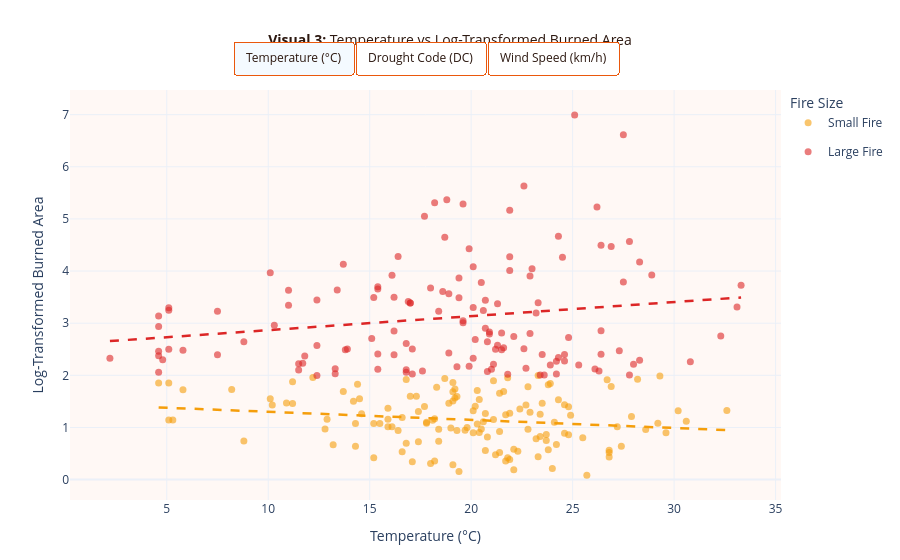

Notebook source saved alongside this figure:
### Code cell
fire_label = df['large_fire'].map({0: 'Small Fire', 1: 'Large Fire'})

PREDICTORS = [
    ('temp', 'Temperature (°C)',  'Temperature vs Log-Transformed Burned Area'),
    ('DC',   'Drought Code (DC)', 'Drought Code vs Log-Transformed Burned Area'),
    ('wind', 'Wind Speed (km/h)', 'Wind Speed vs Log-Transformed Burned Area'),
]

def ols_line(x, y):
    mask = np.isfinite(x) & np.isfinite(y)
    if mask.sum() < 2:
        return np.array([x.min(), x.max()]), np.array([y.mean(), y.mean()])
    m, b = np.polyfit(x[mask], y[mask], 1)
    xr   = np.array([x[mask].min(), x[mask].max()])
    return xr, m * xr + b

fig3       = go.Figure()
TRACES_PER = 4

for p_idx, (col, xlabel, title) in enumerate(PREDICTORS):
    visible = (p_idx == 0)
    for label, colour in [('Small Fire', C_LOW), ('Large Fire', C_HIGH)]:
        sub = df[fire_label == label]
        fig3.add_trace(go.Scatter(
            x=sub[col], y=sub['log_area'], mode='markers',
            name=label, marker=dict(color=colour, opacity=0.60, size=7),
            legendgroup=label, showlegend=(p_idx == 0), visible=visible,
            hovertemplate=f'<b>{label}</b><br>{xlabel}: %{{x:.1f}}<br>Log Area: %{{y:.3f}}<extra></extra>'
        ))
        xr, yr = ols_line(sub[col].values.astype(float), sub['log_area'].values.astype(float))
        fig3.add_trace(go.Scatter(
            x=xr, y=yr, mode='lines', name=f'{label} trend',
            line=dict(color=colour, width=2.5, dash='dash'),
            legendgroup=label, showlegend=False, visible=visible, hoverinfo='skip'
        ))

total_traces = len(PREDICTORS) * TRACES_PER
buttons = []
for p_idx, (col, xlabel, title) in enumerate(PREDICTORS):
    vis = [False] * total_traces
    for t in range(TRACES_PER):
        vis[p_idx * TRACES_PER + t] = True
    buttons.append(dict(
        label=xlabel,
        method='update',
        args=[
            {'visible': vis},
            {
                'title': {'text': f'<b>Visual 3:</b> {title}', 'font': {'size': 14, 'color': C_TITLE}},
                'xaxis': {'title': {'text': xlabel}},
                'annotations': []
            }
        ]
    ))

fig3.update_layout(
    title=dict(
        text=f'<b>Visual 3:</b> {PREDICTORS[0][2]}',
        font=dict(size=14, color=C_TITLE),
        x=0.5, xanchor='center'
    ),
    xaxis=dict(title=PREDICTORS[0][1]),
    yaxis=dict(title='Log-Transformed Burned Area'),
    template='plotly_white',
    paper_bgcolor='white',
    plot_bgcolor='#FFF8F5',
    height=500,
    margin=dict(t=90, b=60, l=70, r=40),
    updatemenus=[dict(
        type='buttons', direction='right',
        x=0.5, y=1.12,
        xanchor='center', yanchor='top',
        buttons=buttons,
        bgcolor='white', bordercolor='#EA580C',
        font=dict(size=12, color='#2C1810')
    )],
    legend=dict(title='Fire Size', x=1.01, y=1, xanchor='left')
)
fig3.show()

### Figure 1 — Plotly figure (JSON) as saved in the notebook; plotly's stock layout.template omitted (floating-point values rounded to 4 significant figures; data arrays with more than 128 entries replaced by an {"elided": "..."} marker saying what was removed)
{"data": [{"hovertemplate": "<b>Small Fire</b><br>Temperature (°C): %{x:.1f}<br>Log Area: %{y:.3f}<extra></extra>", "legendgroup": "Small Fire", "marker": {"color": "#F59E0B", "opacity": 0.6, "size": 7}, "mode": "markers", "name": "Small Fire", "showlegend": true, "type": "scatter", "visible": true, "x": {"elided": "135 float values"}, "y": {"elided": "135 float values"}}, {"hoverinfo": "skip", "legendgroup": "Small Fire", "line": {"color": "#F59E0B", "dash": "dash", "width": 2.5}, "mode": "lines", "name": "Small Fire trend", "showlegend": false, "type": "scatter", "visible": true, "x": [4.6, 32.6], "y": [1.385, 0.9502]}, {"hovertemplate": "<b>Large Fire</b><br>Temperature (°C): %{x:.1f}<br>Log Area: %{y:.3f}<extra></extra>", "legendgroup": "Large Fire", "marker": {"color": "#DC2626", "opacity": 0.6, "size": 7}, "mode": "markers", "name": "Large Fire", "showlegend": true, "type": "scatter", "visible": true, "x": {"elided": "135 float values"}, "y": {"elided": "135 float values"}}, {"hoverinfo": "skip", "legendgroup": "Large Fire", "line": {"color": "#DC2626", "dash": "dash", "width": 2.5}, "mode": "lines", "name": "Large Fire trend", "showlegend": false, "type": "scatter", "visible": true, "x": [2.2, 33.3], "y": [2.656, 3.494]}, {"hovertemplate": "<b>Small Fire</b><br>Drought Code (DC): %{x:.1f}<br>Log Area: %{y:.3f}<extra></extra>", "legendgroup": "Small Fire", "marker": {"color": "#F59E0B", "opacity": 0.6, "size": 7}, "mode": "markers", "name": "Small Fire", "showlegend": false, "type": "scatter", "visible": false, "x": {"elided": "135 float values"}, "y": {"elided": "135 float values"}}, {"hoverinfo": "skip", "legendgroup": "Small Fire", "line": {"color": "#F59E0B", "dash": "dash", "width": 2.5}, "mode": "lines", "name": "Small Fire trend", "showlegend": false, "type": "scatter", "visible": false, "x": [16.2, 860.6], "y": [1.133, 1.157]}, {"hovertemplate": "<b>Large Fire</b><br>Drought Code (DC): %{x:.1f}<br>Log Area: %{y:.3f}<extra></extra>", "legendgroup": "Large Fire", "marker": {"color": "#DC2626", "opacity": 0.6, "size": 7}, "mode": "markers", "name": "Large Fire", "showlegend": false, "type": "scatter", "visible": false, "x": {"elided": "135 float values"}, "y": {"elided": "135 float values"}}, {"hoverinfo": "skip", "legendgroup": "Large Fire", "line": {"color": "#DC2626", "dash": "dash", "width": 2.5}, "mode": "lines", "name": "Large Fire trend", "showlegend": false, "type": "scatter", "visible": false, "x": [15.3, 855.3], "y": [2.844, 3.254]}, {"hovertemplate": "<b>Small Fire</b><br>Wind Speed (km/h): %{x:.1f}<br>Log Area: %{y:.3f}<extra></extra>", "legendgroup": "Small Fire", "marker": {"color": "#F59E0B", "opacity": 0.6, "size": 7}, "mode": "markers", "name": "Small Fire", "showlegend": false, "type": "scatter", "visible": false, "x": {"elided": "135 float values"}, "y": {"elided": "135 float values"}}, {"hoverinfo": "skip", "legendgroup": "Small Fire", "line": {"color": "#F59E0B", "dash": "dash", "width": 2.5}, "mode": "lines", "name": "Small Fire trend", "showlegend": false, "type": "scatter", "visible": false, "x": [0.4, 9.4], "y": [1.096, 1.23]}, {"hovertemplate": "<b>Large Fire</b><br>Wind Speed (km/h): %{x:.1f}<br>Log Area: %{y:.3f}<extra></extra>", "legendgroup": "Large Fire", "marker": {"color": "#DC2626", "opacity": 0.6, "size": 7}, "mode": "markers", "name": "Large Fire", "showlegend": false, "type": "scatter", "visible": false, "x": {"elided": "135 float values"}, "y": {"elided": "135 float values"}}, {"hoverinfo": "skip", "legendgroup": "Large Fire", "line": {"color": "#DC2626", "dash": "dash", "width": 2.5}, "mode": "lines", "name": "Large Fire trend", "showlegend": false, "type": "scatter", "visible": false, "x": [0.9, 9.4], "y": [3.108, 3.101]}], "layout": {"autosize": true, "legend": {"title": {"text": "Fire Size"}, "x": 1.01, "xanchor": "left", "y": 1}, "margin": {"b": 60, "l": 70, "r": 40, "t": 90}, "paper_bgcolor": "white", "plot_bgcolor": "#FFF8F5", "title": {"font": {"color": "#2C1810", "size": 14}, "text": "<b>Visual 3:</b> Temperature vs Log-Transformed Burned Area", "x": 0.5, "xanchor": "center"}, "updatemenus": [{"bgcolor": "white", "bordercolor": "#EA580C", "buttons": [{"args": [{"visible": [true, true, true, true, false, false, false, false, false, false, false, false]}, {"annotations": [], "title": {"font": {"color": "#2C1810", "size": 14}, "text": "<b>Visual 3:</b> Temperature vs Log-Transformed Burned Area"}, "xaxis": {"title": {"text": "Temperature (°C)"}}}], "label": "Temperature (°C)", "method": "update"}, {"args": [{"visible": [false, false, false, false, true, true, true, true, false, false, false, false]}, {"annotations": [], "title": {"font": {"color": "#2C1810", "size": 14}, "text": "<b>Visual 3:</b> Drought Code vs Log-Transformed Burned Area"}, "xaxis": {"title": {"text": "Drought Code (DC)"}}}], "label": "Drought Code (DC)", "method": "update"}, {"args": [{"visible": [false, false, false, false, false, false, false, false, true, true, true, true]}, {"annotations": [], "title": {"font": {"color": "#2C1810", "size": 14}, "text": "<b>Visual 3:</b> Wind Speed vs Log-Transformed Burned Area"}, "xaxis": {"title": {"text": "Wind Speed (km/h)"}}}], "label": "Wind Speed (km/h)", "method": "update"}], "direction": "right", "font": {"color": "#2C1810", "size": 12}, "type": "buttons", "x": 0.5, "xanchor": "center", "y": 1.12, "yanchor": "top"}], "xaxis": {"autorange": true, "range": [0.1344, 35.37], "title": {"text": "Temperature (°C)"}, "type": "linear"}, "yaxis": {"autorange": true, "range": [-0.4074, 7.489], "title": {"text": "Log-Transformed Burned Area"}, "type": "linear"}}}
